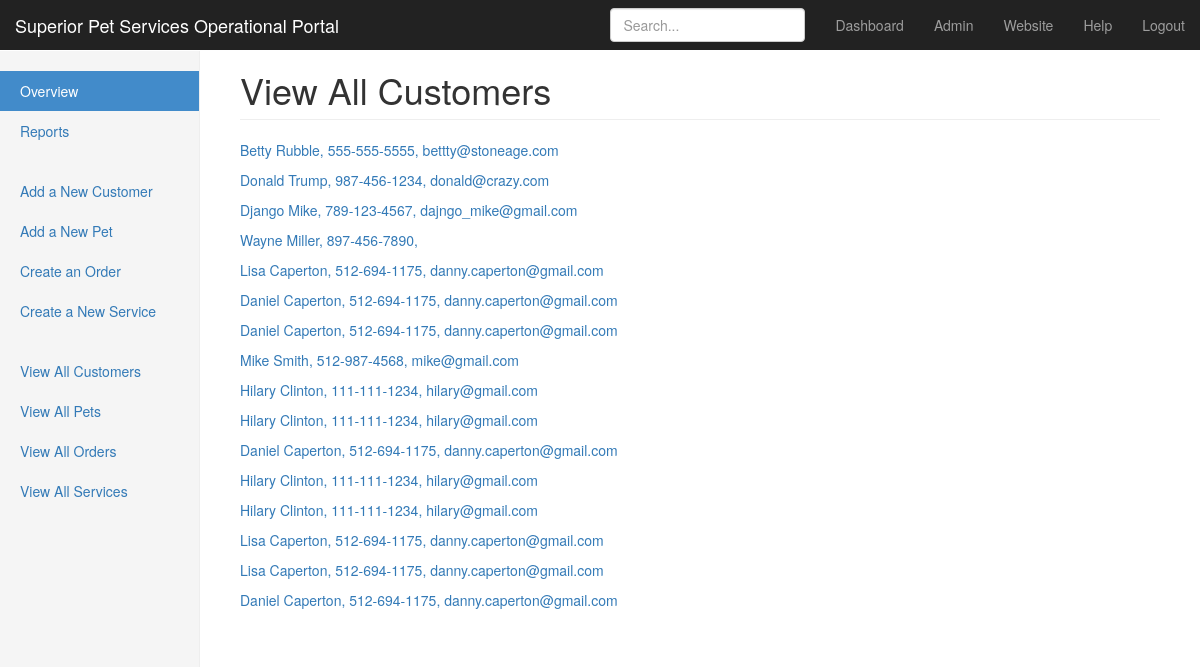
Page /pet_sitting/customer/all/ (signed in) on the committed database.
### pet_sitting/models.py (models this page shows, shortened)
class Customer(models.Model):
    signup_date = models.DateTimeField(auto_now_add=True)
    first_name = models.CharField(max_length=200)
    last_name = models.CharField(max_length=200)
    street_address = models.CharField(max_length=200)
    city = models.CharField(max_length=200)
    state = USStateField()
    zip_code = USZipCodeField()
    primary_phone = PhoneNumberField(blank=True, null=True)
    secondary_phone = PhoneNumberField(blank=True, null=True)
    email = models.EmailField(blank=True, null=True)
    vet_name = models.CharField(max_length=200, blank=True, null=True)
    vet_phone = PhoneNumberField(blank=True, null=True)
    emergency_contact_name = models.CharField(max_length=200,
                                              blank=True,
                                              null=True)
    emergency_contact_phone = PhoneNumberField(blank=True, null=True)
    contract_on_file = models.BooleanField()
    left_rating = models.BooleanField()
    allows_pics = models.BooleanField()
    mileage = models.IntegerField()
    notes = models.TextField(blank=True, null=True)
    def __str__(self):
        return '{} {}, {}, {}'.format(self.first_name,
                                      self.last_name,
                                      self.primary_phone,
                                      self.email)

### pet_sitting/views.py (the view)
@login_required(login_url='/login/')
def get_customers(request):
    ids = Customer.objects.order_by('id')
    ids = ids.reverse()
    context = {'ids': ids,
               'url': 'customer',
               'heading': 'View All Customers', }
    return render(request, 'all_ids.html', context)

### pet_sitting/templates/all_ids.html
{% extends "menu_sidebar.html" %}
{% block page_heading %}<h1 class="page-header">{{ heading }}</h1>{% endblock %}
{% block page %}
    <table>
        {% for id in ids %}
        <p>
        <a href="/pet_sitting/{{ url }}/edit/{{ id.id }}/">{{ id }}</a>
        </p>
        {% endfor %}
    </table>
{% endblock %}

### pet_sitting/static/css/dashboard.css (style rules this page uses)
body { padding-top: 50px; }
.main .page-header { margin-top: 0; }

### rows in the picture
Customer: first_name+last_name+primary_phone "Betty Rubble, 555-555-5555, bettty@stoneage.com"
Customer: first_name+last_name+primary_phone "Donald Trump, 987-456-1234, donald@crazy.com"
Customer: first_name+last_name+primary_phone "Django Mike, 789-123-4567, dajngo_mike@gmail.com"
Customer: first_name+last_name+primary_phone "Wayne Miller, 897-456-7890,"
Customer: first_name+last_name+primary_phone "Lisa Caperton, 512-694-1175, danny.caperton@gmail.com"
Customer: first_name+last_name+primary_phone "Daniel Caperton, 512-694-1175, danny.caperton@gmail.com"
Customer: first_name+last_name+primary_phone "Daniel Caperton, 512-694-1175, danny.caperton@gmail.com"
Customer: first_name+last_name+primary_phone "Mike Smith, 512-987-4568, mike@gmail.com"
Customer: first_name+last_name+primary_phone "Hilary Clinton, 111-111-1234, hilary@gmail.com"
Customer: first_name+last_name+primary_phone "Hilary Clinton, 111-111-1234, hilary@gmail.com"
Customer: first_name+last_name+primary_phone "Daniel Caperton, 512-694-1175, danny.caperton@gmail.com"
Customer: first_name+last_name+primary_phone "Hilary Clinton, 111-111-1234, hilary@gmail.com"
Customer: first_name+last_name+primary_phone "Hilary Clinton, 111-111-1234, hilary@gmail.com"
Customer: first_name+last_name+primary_phone "Lisa Caperton, 512-694-1175, danny.caperton@gmail.com"
Customer: first_name+last_name+primary_phone "Lisa Caperton, 512-694-1175, danny.caperton@gmail.com"
Customer: first_name+last_name+primary_phone "Daniel Caperton, 512-694-1175, danny.caperton@gmail.com"

### other values in the picture
{{ heading }} "View All Customers"
